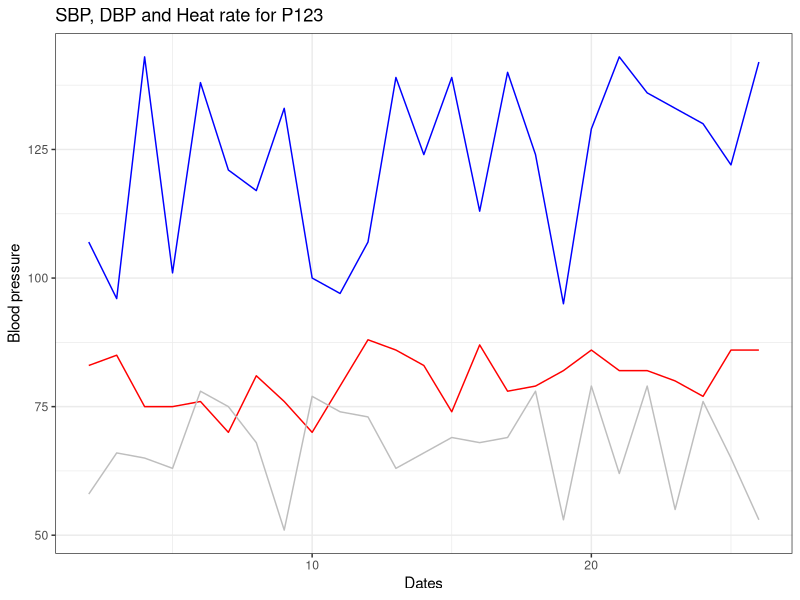

Reproduce this figure in R.
#CONSULT Data Mining
#Initial code to flag raised blood pressure
#Isabel Sassoon, CONSULT, August 2018

#THis code assumes that all patient recent BP data is available and ordered into the file

setwd("/Users/isabelsassoon/Documents/CONSULT/case study june 18")

library(ggplot2)


bp.check<-function(nn){
  bp<-read.csv("bp-cs-p123.csv")
  past<-head(bp, n=nn)
  p1<-mean(past$sys)
  recent<-tail(bp, n=nn)
  p2<-mean(recent$sys)
  diffr<-(p1/p2)
  if (diffr<1) {res<-"Raised Systolic BP"}
  else if (diffr==1) {res<-"Systolic BP Stable"}
  else {res<-"Lower Systolic BP"}
  return(res) 
  #return(paste("BP trend", res, sep=":"))
}

bp.trend<-bp.check(7)

bp<-read.csv("bp-cs-p123.csv")
#creating the additional information from the patient stats
patient.id<-toString(bp$pid[[1]])

recent<-tail(bp, n=1)
last.sys<-recent$sys

last.dia<-recent$dia

patient.facts<-data.frame(patient.id,bp.trend, last.sys, last.dia)

#read in the ehr data (this is a dummy file for now)
ehr<-read.csv("ehr-cs-p123.csv")
patient.ehr.facts<-data.frame(patient.facts,ehr)

write.csv(patient.ehr.facts, file="patient-facts.csv", row.names = FALSE)


#convert to json

library(jsonlite)
x<-toJSON(patient.ehr.facts)
cat(x)

write_json(x,path = "patient-facts.json")


#future improvements:
#Use dates, and check file is sorted by date before computing the means
#additional indicators


bp.plot<-function(){
  bp<-read.csv("bp-cs-p123.csv")
  ggplot(bp, aes(seq, sys)) + geom_line() +  xlab("Days") + ylab("BP Systolic")+stat_smooth(method = "loess")
  
  p = ggplot() + 
    geom_line(data = bp, aes(x = seq, y = sys), color = "blue") +
    geom_line(data = bp, aes(x = seq, y = dia), color = "red") +
    geom_line(data = bp, aes(x = seq, y = hr), color = "grey") +
    xlab('Dates') +
    ylab('Blood pressure') +
    theme_bw() +
    ggtitle("SBP, DBP and Heat rate for P123")+
    scale_colour_manual(name='', values = c('SBP'='blue', 'DBP'="red", 'HR'="grey"), guide='legend') +
    guides(colour=guide_legend(override.aes = list(linecolour=c(1,1,1))))
  
  
  print(p)
  
}

bp.plot()
